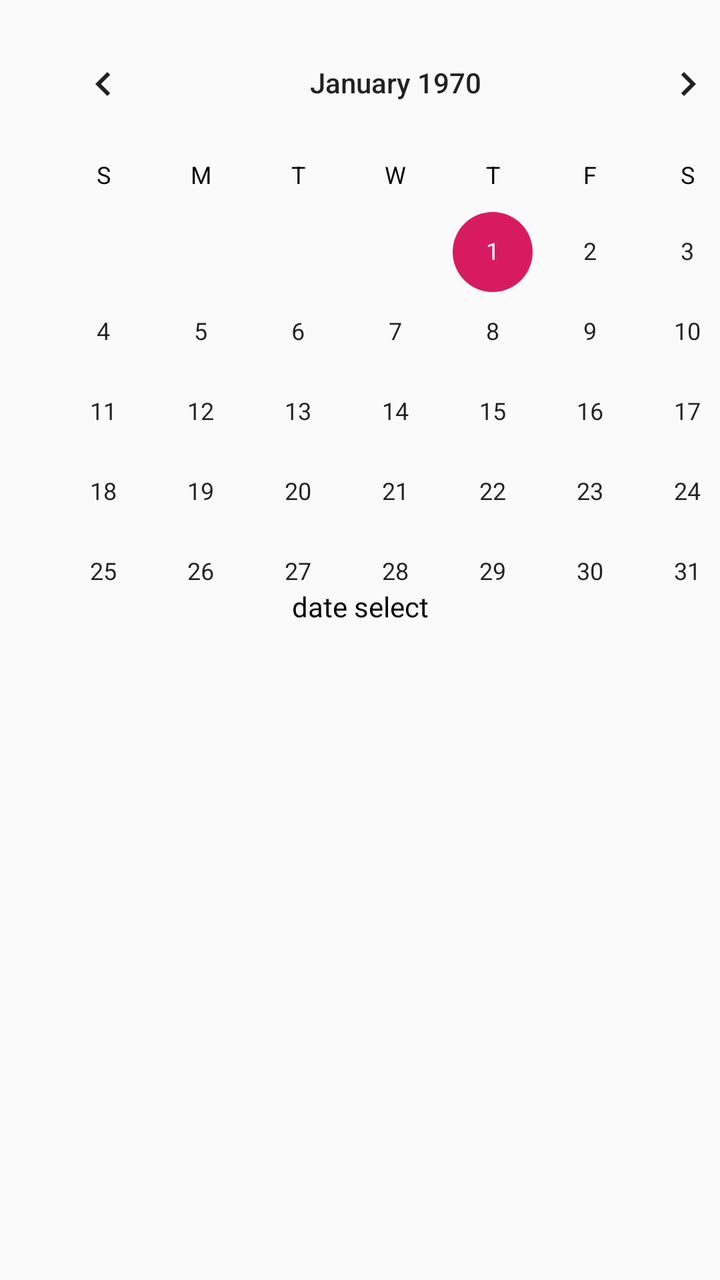
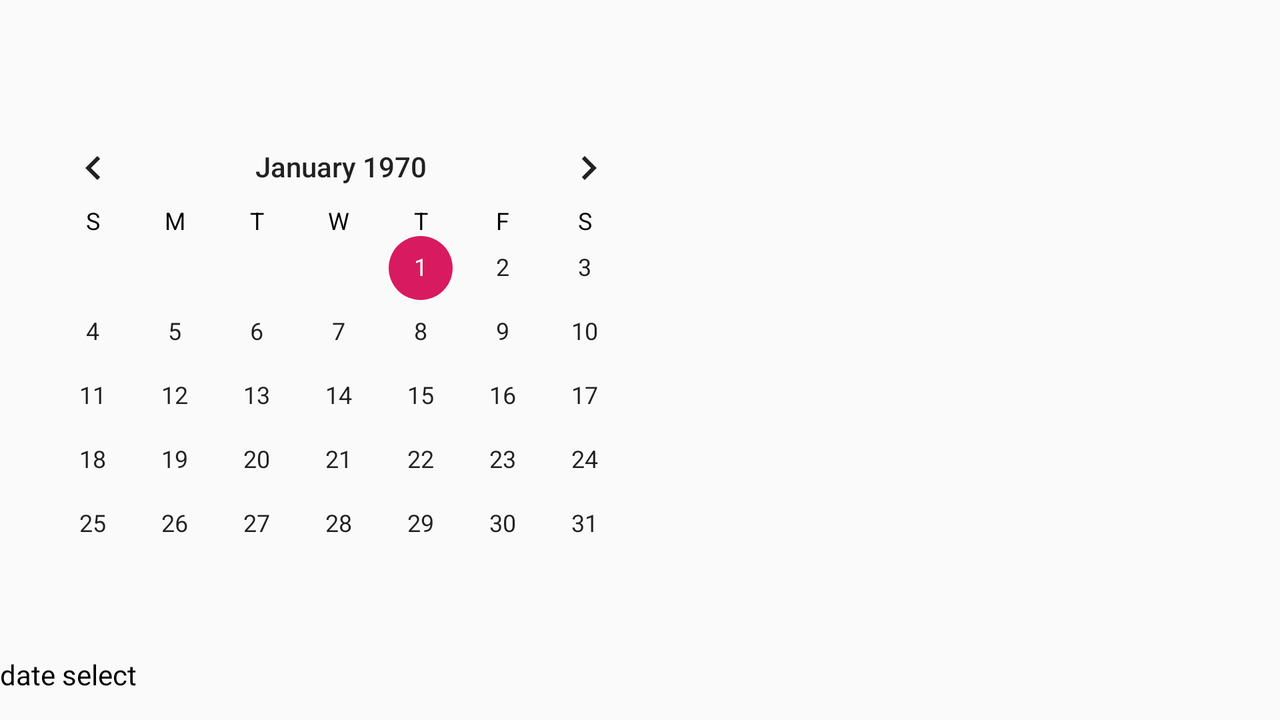

First picture: res/layout/ on a phone held upright. Second picture: the repository's own variant of that layout, on a device whose configuration matches the variant's folder. Source for both follows.
<!-- AndroidManifest.xml: application theme AppTheme -->
<!-- res/layout/activity_calendar.xml -->
<?xml version="1.0" encoding="utf-8"?>
<androidx.constraintlayout.widget.ConstraintLayout xmlns:android="http://schemas.android.com/apk/res/android"
    xmlns:app="http://schemas.android.com/apk/res-auto"
    xmlns:tools="http://schemas.android.com/tools"
    android:layout_width="match_parent"
    android:layout_height="match_parent"
    tools:context=".CalendarActivity">


    <CalendarView
        android:id="@+id/calendarView"
        android:layout_width="381dp"
        android:layout_height="321dp"
        android:layout_marginStart="8dp"
        android:layout_marginTop="8dp"
        android:layout_marginEnd="8dp"
        app:layout_constraintEnd_toEndOf="parent"
        app:layout_constraintHorizontal_bias="0.023"
        app:layout_constraintStart_toStartOf="parent"
        app:layout_constraintTop_toTopOf="parent" />

    <TextView
        android:id="@+id/date_selected"
        android:layout_width="wrap_content"
        android:layout_height="wrap_content"
        android:layout_marginTop="16dp"
        android:layout_marginBottom="8dp"
        android:text="date select"
        app:layout_constraintBottom_toTopOf="@+id/list_calendar_view"
        app:layout_constraintEnd_toEndOf="parent"
        app:layout_constraintStart_toStartOf="parent"
        app:layout_constraintTop_toBottomOf="@+id/calendarView" />

    <ListView
        android:id="@+id/list_calendar_view"
        android:layout_width="397dp"
        android:layout_height="355dp"
        android:layout_marginStart="8dp"
        android:layout_marginTop="8dp"
        android:layout_marginEnd="8dp"
        android:layout_marginBottom="8dp"
        app:layout_constraintBottom_toBottomOf="parent"
        app:layout_constraintEnd_toEndOf="parent"
        app:layout_constraintStart_toStartOf="parent"
        app:layout_constraintTop_toBottomOf="@+id/date_selected" />
</androidx.constraintlayout.widget.ConstraintLayout>
<!-- resources referenced by this layout -->
<resources>
  <style name="AppTheme" parent="Theme.AppCompat.Light">
          
          <item name="colorPrimary">@color/colorPlus</item>
          <item name="colorPrimaryDark">@color/colorPrimaryDark</item>
          <item name="colorAccent">@color/colorAccent</item>
          <item name="android:textColor">@color/colorBlack</item>
          <item name="titleTextColor">@android:color/black</item>
          <item name="subtitleTextColor">@android:color/black</item>
          <item name="android:textColorSecondary">@color/colorBlack</item>
      </style>
  <color name="colorPlus">#FCD734</color>
  <color name="colorPrimaryDark">#f7df07</color>
  <color name="colorAccent">#D81B60</color>
  <color name="colorBlack">#000000</color>
</resources>
<!-- res/layout-land/activity_calendar.xml (the repository's variant of the layout above) -->
<!-- drawn on the phone turned sideways -->
<?xml version="1.0" encoding="utf-8"?>
<androidx.constraintlayout.widget.ConstraintLayout xmlns:android="http://schemas.android.com/apk/res/android"
    xmlns:app="http://schemas.android.com/apk/res-auto"
    xmlns:tools="http://schemas.android.com/tools"
    android:layout_width="match_parent"
    android:layout_height="match_parent"
    tools:context=".CalendarActivity">


    <CalendarView
        android:id="@+id/calendarView"
        android:layout_width="325dp"
        android:layout_height="250dp"
        android:layout_marginStart="8dp"
        android:layout_marginTop="32dp"
        android:layout_marginBottom="16dp"
        app:layout_constraintBottom_toBottomOf="@+id/list_calendar_view"
        app:layout_constraintStart_toEndOf="@+id/list_calendar_view"
        app:layout_constraintStart_toStartOf="parent"
        app:layout_constraintTop_toTopOf="parent" />

    <TextView
        android:id="@+id/date_selected"
        android:layout_width="wrap_content"
        android:layout_height="wrap_content"
        android:layout_marginStart="@dimen/fab_margin"
        android:layout_marginTop="16dp"
        android:layout_marginBottom="16dp"
        android:text="date select"
        app:layout_constraintBottom_toBottomOf="parent"
        app:layout_constraintStart_toStartOf="parent"
        app:layout_constraintTop_toBottomOf="@+id/calendarView" />

    <ListView
        android:id="@+id/list_calendar_view"
        android:layout_width="360dp"
        android:layout_height="336dp"
        android:layout_marginStart="8dp"
        android:layout_marginTop="64dp"
        android:layout_marginEnd="8dp"
        android:layout_marginBottom="8dp"
        app:layout_constraintBottom_toBottomOf="parent"
        app:layout_constraintEnd_toEndOf="parent"
        app:layout_constraintStart_toEndOf="@+id/calendarView"
        app:layout_constraintTop_toTopOf="parent"
        app:layout_constraintVertical_bias="0.802" />
</androidx.constraintlayout.widget.ConstraintLayout>
